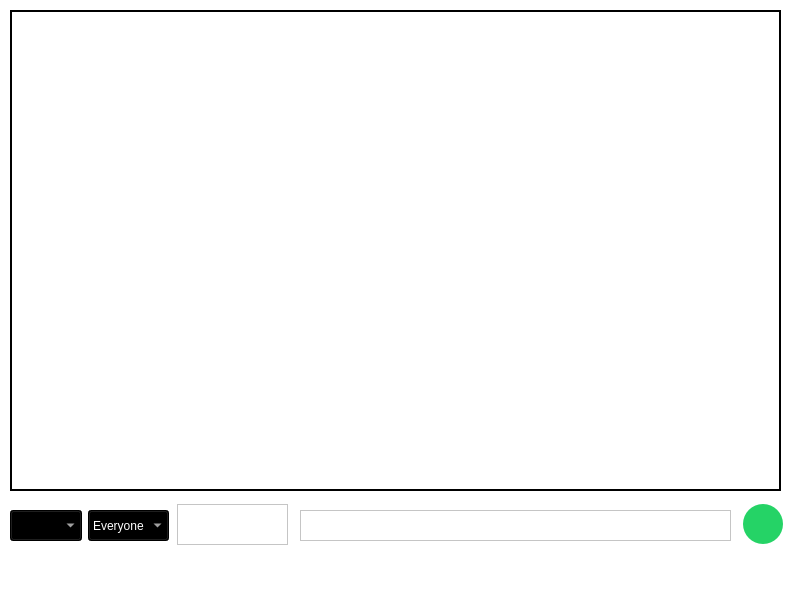
<?xml version="1.0" encoding="UTF-8"?>
<ui version="4.0">
 <class>MainWindow</class>
 <widget class="QMainWindow" name="MainWindow">
  <property name="geometry">
   <rect>
    <x>0</x>
    <y>0</y>
    <width>800</width>
    <height>600</height>
   </rect>
  </property>
  <property name="windowTitle">
   <string>MainWindow</string>
  </property>
  <property name="styleSheet">
   <string notr="true">background-color: rgb(255, 255, 255);</string>
  </property>
  <widget class="QWidget" name="centralwidget">
   <property name="enabled">
    <bool>true</bool>
   </property>
   <property name="styleSheet">
    <string notr="true"/>
   </property>
   <widget class="QPushButton" name="sendMsgButton">
    <property name="geometry">
     <rect>
      <x>743</x>
      <y>504</y>
      <width>40</width>
      <height>40</height>
     </rect>
    </property>
    <property name="autoFillBackground">
     <bool>false</bool>
    </property>
    <property name="styleSheet">
     <string notr="true"> border-width:1px;
background-color: rgb(37, 211, 102);
 border-radius:20px;
 max-width:40px;
 max-height:40px;
 min-width:40px;
 min-height:40px</string>
    </property>
    <property name="text">
     <string/>
    </property>
    <property name="icon">
     <iconset>
      <normaloff>C:/Users/Adeel Umar/Music/1564528_fly_messager_send_communication_email_icon.png</normaloff>C:/Users/Adeel Umar/Music/1564528_fly_messager_send_communication_email_icon.png</iconset>
    </property>
    <property name="iconSize">
     <size>
      <width>20</width>
      <height>20</height>
     </size>
    </property>
    <property name="autoDefault">
     <bool>false</bool>
    </property>
    <property name="default">
     <bool>false</bool>
    </property>
    <property name="flat">
     <bool>false</bool>
    </property>
   </widget>
   <widget class="QTextEdit" name="chatHistory">
    <property name="geometry">
     <rect>
      <x>10</x>
      <y>10</y>
      <width>771</width>
      <height>481</height>
     </rect>
    </property>
    <property name="autoFillBackground">
     <bool>true</bool>
    </property>
    <property name="styleSheet">
     <string notr="true">color: rgb(0, 0, 0);
border-image: url(:/chat_bg.png);
border: 2px solid black;

</string>
    </property>
    <property name="readOnly">
     <bool>true</bool>
    </property>
   </widget>
   <widget class="QComboBox" name="clientsList">
    <property name="geometry">
     <rect>
      <x>10</x>
      <y>510</y>
      <width>72</width>
      <height>31</height>
     </rect>
    </property>
    <property name="styleSheet">
     <string notr="true">background-color: rgb(0, 0, 0);
color: rgb(255, 255, 255);</string>
    </property>
   </widget>
   <widget class="QComboBox" name="recipeintType">
    <property name="geometry">
     <rect>
      <x>88</x>
      <y>510</y>
      <width>81</width>
      <height>31</height>
     </rect>
    </property>
    <property name="styleSheet">
     <string notr="true">background-color: rgb(0, 0, 0);
color: rgb(255, 255, 255);</string>
    </property>
    <item>
     <property name="text">
      <string>Everyone</string>
     </property>
    </item>
    <item>
     <property name="text">
      <string>Private</string>
     </property>
    </item>
   </widget>
   <widget class="QPushButton" name="attachFile">
    <property name="geometry">
     <rect>
      <x>217</x>
      <y>514</y>
      <width>20</width>
      <height>20</height>
     </rect>
    </property>
    <property name="autoFillBackground">
     <bool>false</bool>
    </property>
    <property name="styleSheet">
     <string notr="true"> border-width:1px;
background-color: rgb(255,255,255);
 border-radius:10px;
 max-width:20px;
 max-height:20px;
 min-width:20px;
 min-height:20px</string>
    </property>
    <property name="text">
     <string/>
    </property>
    <property name="icon">
     <iconset theme="QIcon::ThemeIcon::ListAdd"/>
    </property>
    <property name="iconSize">
     <size>
      <width>25</width>
      <height>25</height>
     </size>
    </property>
    <property name="autoDefault">
     <bool>false</bool>
    </property>
    <property name="default">
     <bool>false</bool>
    </property>
    <property name="flat">
     <bool>false</bool>
    </property>
   </widget>
   <widget class="QTextEdit" name="msgData">
    <property name="geometry">
     <rect>
      <x>300</x>
      <y>510</y>
      <width>431</width>
      <height>31</height>
     </rect>
    </property>
   </widget>
   <widget class="QTextEdit" name="fileHold">
    <property name="geometry">
     <rect>
      <x>177</x>
      <y>504</y>
      <width>111</width>
      <height>41</height>
     </rect>
    </property>
    <property name="readOnly">
     <bool>true</bool>
    </property>
   </widget>
   <zorder>fileHold</zorder>
   <zorder>sendMsgButton</zorder>
   <zorder>chatHistory</zorder>
   <zorder>clientsList</zorder>
   <zorder>recipeintType</zorder>
   <zorder>attachFile</zorder>
   <zorder>msgData</zorder>
  </widget>
  <widget class="QMenuBar" name="menubar">
   <property name="geometry">
    <rect>
     <x>0</x>
     <y>0</y>
     <width>800</width>
     <height>22</height>
    </rect>
   </property>
  </widget>
  <widget class="QStatusBar" name="statusbar"/>
 </widget>
 <resources/>
 <connections/>
</ui>
